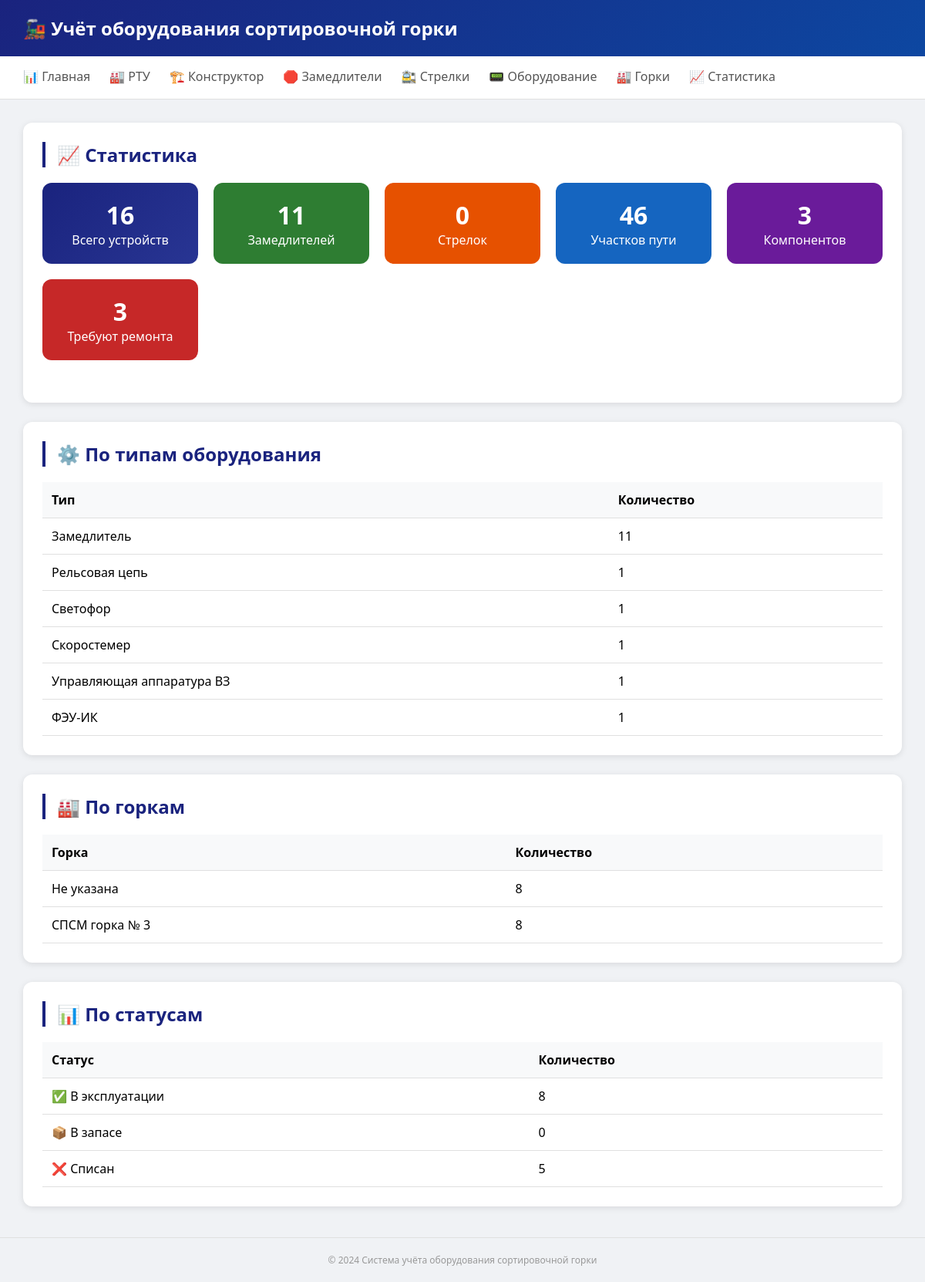
Page /statistics/ on the committed database.
### tables this page shows
CREATE TABLE equipment_types (
        id INTEGER PRIMARY KEY AUTOINCREMENT,
        name TEXT NOT NULL UNIQUE,
        category TEXT,
        icon TEXT,
        has_passport BOOLEAN DEFAULT 1,
        has_serial_number BOOLEAN DEFAULT 1
    );

### routers/statistics.py (the view)
@router.get("/", response_class=HTMLResponse)
async def statistics_page(request: Request):
    stats = get_statistics()
    return templates.TemplateResponse("statistics.html", {"request": request, "stats": stats})

### templates/statistics.html (shortened to what this page needs)
{% extends "base.html" %}
{% block content %}
<div class="card">
    <h2>📈 Статистика</h2>
    <div class="stats-grid">
        <div class="stat-card"><div class="stat-number">{{ stats.total_devices }}</div><div>Всего устройств</div></div>
        <div class="stat-card" style="background: #2e7d32;"><div class="stat-number">{{ stats.retarders }}</div><div>Замедлителей</div></div>
        <div class="stat-card" style="background: #e65100;"><div class="stat-number">{{ stats.switches }}</div><div>Стрелок</div></div>
        <div class="stat-card" style="background: #1565c0;"><div class="stat-number">{{ stats.track_sections }}</div><div>Участков пути</div></div>
        <div class="stat-card" style="background: #6a1b9a;"><div class="stat-number">{{ stats.components }}</div><div>Компонентов</div></div>
        <div class="stat-card" style="background: #c62828;"><div class="stat-number">{{ stats.need_repair }}</div><div>Требуют ремонта</div></div>
    </div>
</div>
<div class="card">
    <h2>⚙️ По типам оборудования</h2>
    <table class="table">
        <thead><tr><th>Тип</th><th>Количество</th></tr></thead>
        <tbody>{% for type, count in stats.by_type %}<tr><td>{{ type }}</td><td>{{ count }}</td></tr>{% endfor %}</tbody>
    </table>
</div>
<div class="card">
    <h2>🏭 По горкам</h2>
    <table class="table">
        <thead><tr><th>Горка</th><th>Количество</th></tr></thead>
        <tbody>{% for park, count in stats.by_park %}<tr><td>{{ park or 'Не указана' }}</td><td>{{ count }}</td></tr>{% endfor %}</tbody>
    </table>
</div>
<div class="card">
    <h2>📊 По статусам</h2>
    <table class="table">
        <thead><tr><th>Статус</th><th>Количество</th></tr></thead>
        <tbody>
            <tr><td>✅ В эксплуатации</td><td>{{ stats.by_status.get('active', 0) }}</td></tr>
            <tr><td>📦 В запасе</td><td>{{ stats.by_status.get('reserve', 0) }}</td></tr>
            <tr><td>❌ Списан</td><td>{{ stats.by_status.get('written_off', 0) }}</td></tr>
        </tbody>
    </table>
</div>
{% endblock %}

### templates/base.html (style rules this page uses)
* { margin: 0; padding: 0; box-sizing: border-box; }
body { font-family: 'Segoe UI', Tahoma, Geneva, Verdana, sans-serif; background: #f0f2f5; }
.card { background: white; border-radius: 12px; box-shadow: 0 2px 8px rgba(0,0,0,0.1); padding: 25px; margin-bottom: 25px; }
.card h2 { color: #1a237e; margin-bottom: 20px; border-left: 4px solid #1a237e; padding-left: 15px; }
.table { width: 100%; border-collapse: collapse; }
.table th, .table td { padding: 12px; text-align: left; border-bottom: 1px solid #e0e0e0; }
.table th { background: #f8f9fa; font-weight: 600; }
.stats-grid { display: grid; grid-template-columns: repeat(auto-fit, minmax(200px, 1fr)); gap: 20px; margin-bottom: 30px; }
.stat-card { background: linear-gradient(135deg, #1a237e, #283593); color: white; padding: 20px; border-radius: 12px; text-align: center; }
.stat-number { font-size: 32px; font-weight: 700; }

### rows in the picture
equipment_types: name "Рельсовая цепь", count "1"
equipment_types: name "Светофор", count "1"
equipment_types: name "Управляющая аппаратура ВЗ", count "1"

### other values in the picture
{{ stats.total_devices }} "16"
{{ stats.retarders }} "11"
{{ stats.switches }} "0"
{{ stats.track_sections }} "46"
{{ stats.components }} "3"
{{ stats.need_repair }} "3"
{{ type }} "Замедлитель" "Скоростемер" "ФЭУ-ИК"
{{ count }} "11" "1" "1"
{{ park or 'Не указана' }} "Не указана" "СПСМ горка № 3"
{{ count }} "8" "8"
{{ stats.by_status.get('active', 0) }} "8"
{{ stats.by_status.get('reserve', 0) }} "0"
{{ stats.by_status.get('written_off', 0) }} "5"
